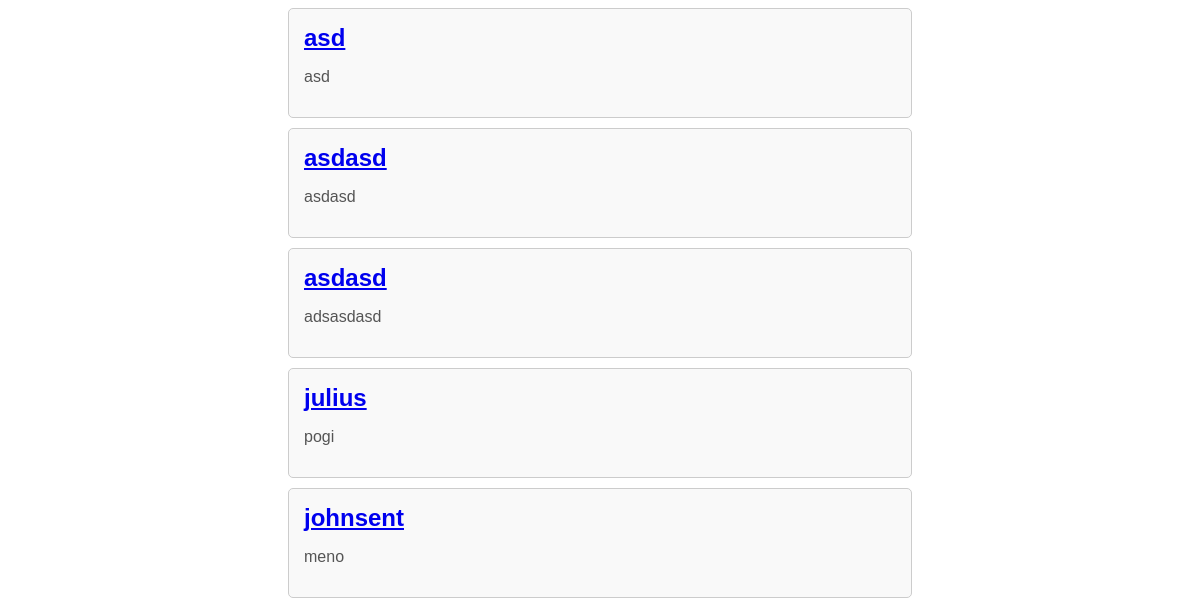
/ (lower part), run on an earlier commit of the app's database.
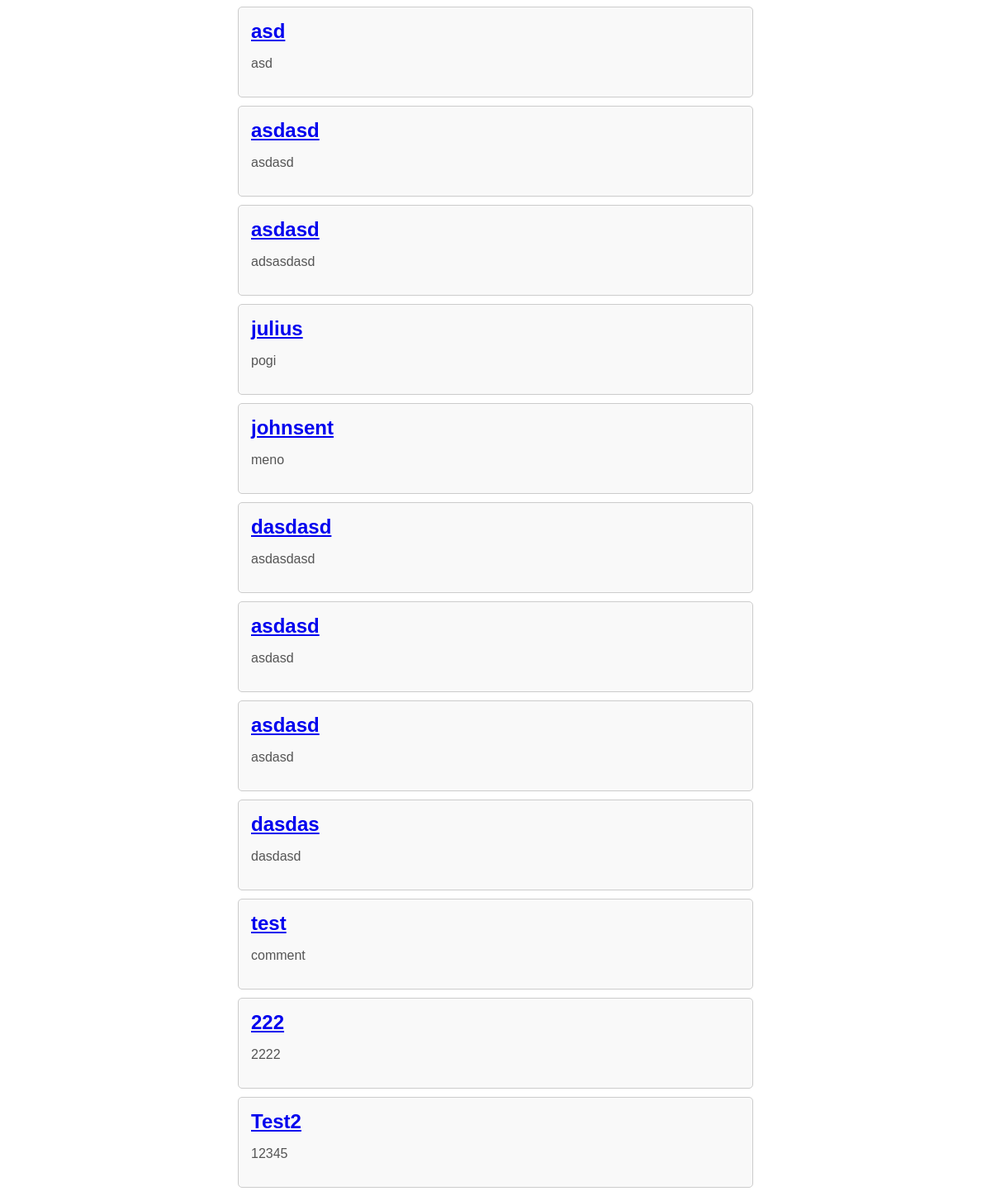
And on a later commit of the database.
### app/models.py (models this page shows, shortened)
class Post(models.Model):
    title = models.CharField(max_length=200)
    content = models.TextField()

### app/views.py (the view)
# urls.py: path('', HomePageView.as_view(), name='home'),
class HomePageView(ListView):
    model = Post
    template_name = 'app/home.html'  # your template that shows all posts
    context_object_name = 'posts'  # this variable is used in template

### app/templates/app/home.html (shortened to what this page needs)
<!DOCTYPE html>
<html lang="en">
<head>
</head>
<body>
    {% if posts %}
        {% for post in posts %}
            <div class="post">
                <h2><a href="{% url 'post-detail' pk=post.pk %}">{{ post.title }}</a></h2>
                <p>{{ post.content }}</p>
            </div>
        {% endfor %}
    {% else %}
        <p>No posts available.</p>
    {% endif %}
</body>
</html>

What changed in the data, as far as the page shows it:
added Post: title "dasdasd", content "asdasdasd"
added Post: title "asdasd", content "asdasd"
added Post: title "asdasd", content "asdasd"
added Post: title "dasdas", content "dasdasd"
added Post: title "test", content "comment"
added Post: title "222", content "2222"
added Post: title "Test2", content "12345"
